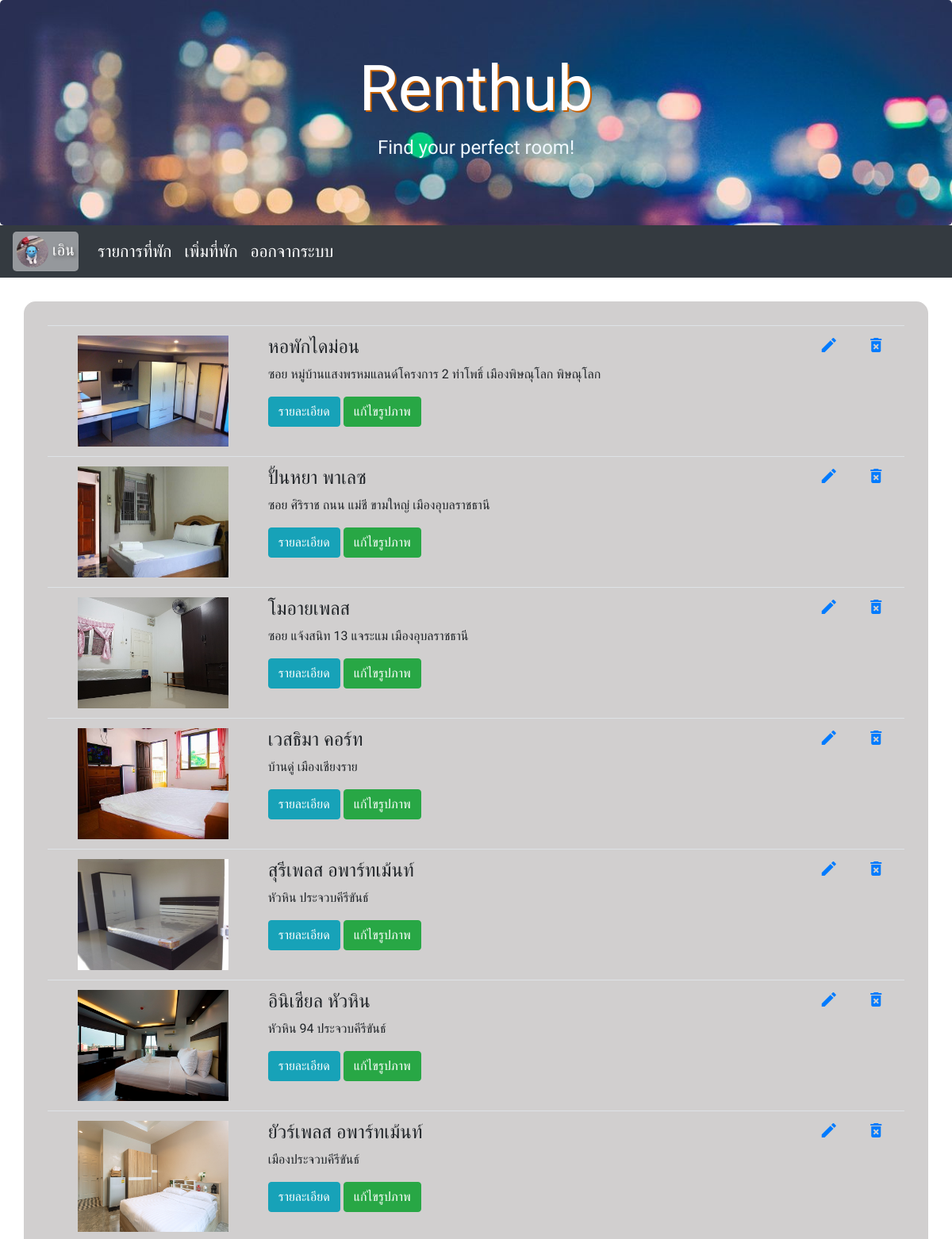
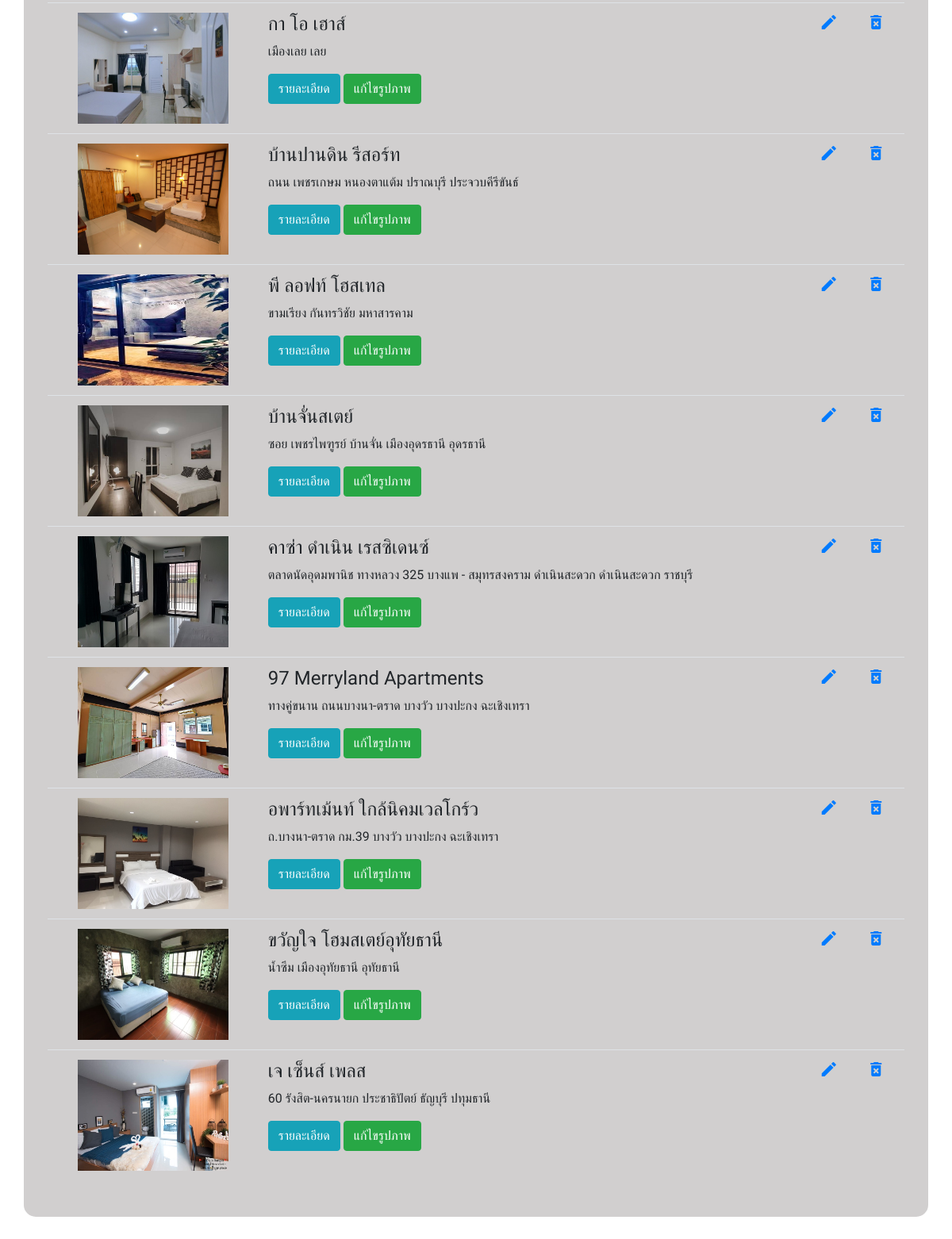
Page /list.php (signed in) on the committed database (2 pictures, top to bottom).
### tables this page shows
CREATE TABLE `user` (
  `id` int(11) NOT NULL,
  `name` varchar(50) NOT NULL,
  `username` varchar(20) NOT NULL,
  `password` varchar(20) NOT NULL,
  `phone` varchar(10) NOT NULL,
  `profile_pic` varchar(255) NOT NULL DEFAULT 'user.png'
);

CREATE TABLE `aparment` (
  `id` int(11) NOT NULL,
  `apart_name` varchar(100) NOT NULL,
  `apart_detail` text NOT NULL,
  `apart_rent` varchar(30) NOT NULL DEFAULT 'โทรสอบถาม',
  `apart_facility` text NOT NULL,
  `apart_address` text NOT NULL,
  `apart_phone` varchar(10) NOT NULL,
  `apart_province` varchar(30) NOT NULL,
  `apart_img` varchar(255) NOT NULL DEFAULT 'no-image-box.png',
  `user_id` int(11) NOT NULL,
  `visitors` int(11) NOT NULL DEFAULT 0
);

### list.php (the view, shortened to what this page needs)
<?php
include("connect.php");
?>
<!DOCTYPE html>
<html lang="en">
<head>
    <link rel="stylesheet" href="https://maxcdn.bootstrapcdn.com/bootstrap/4.4.1/css/bootstrap.min.css">
    <link rel="stylesheet" href="Main.css">
</head>
<body>
    <div class="jumbotron text-center head" style="margin-bottom:0">
        <h1>Renthub</h1>
        <p>Find your perfect room!</p>
    </div>
    <?php
    $uid = $_SESSION["user_id"];
    $q = "SELECT * FROM user WHERE id = $uid";
    $result = mysqli_query($conn, $q);
    $rs = mysqli_fetch_array($result);
    ?>
    <nav class="navbar navbar-expand-sm bg-dark navbar-dark">
        <a class="navbar-brand account" href="./user.php">
            <img src="<?= "img/" . $rs['profile_pic']; ?>" style="width:40px;border-radius: 50%;">&nbsp;<?= $rs['name'] ?>
        </a>
        <ul class="navbar-nav">
            <li class="nav-item a ">
                <a class="nav-link active" href="./list.php">รายการที่พัก</a>
            </li>
        </ul>
        <ul class="navbar-nav">
            <li class="nav-item a ">
                <a class="nav-link active" href="./add.php">เพิ่มที่พัก</a>
            </li>
        </ul>
        <ul class="navbar-nav">
            <li class="nav-item a ">
                <a class="nav-link active" href="./logout.php">ออกจากระบบ</a>
            </li>
        </ul>
    </nav>
    <div class="inside">
        <table class="table table-hover">
            <tbody>
                <?php
                $uid = $_SESSION["user_id"];
                $q = "SELECT * FROM aparment WHERE user_id = $uid";
                $result = mysqli_query($conn, $q);
                while ($rs = mysqli_fetch_array($result)) {
                ?>
                    <tr>
                        <td align="center">
                            <img src="<?= "img/" . $rs['apart_img']; ?>" style="width: 190px;height: 140px;">
                        </td>
                        <td>
                            <h4><?= $rs['apart_name'] ?></h4>
                            <p><?= $rs['apart_address'] ?></p>
                            <button type="button" class="btn btn-info" onClick="Javascript:window.location.href = 'http://127.0.0.1/rent/apartment_detail.php?aid=<?= $rs['id'] ?>';">รายละเอียด</button>
                            <button type="button" class="btn btn-success" onClick="Javascript:window.location.href = 'http://127.0.0.1/rent/update_img.php?aid=<?= $rs['id'] ?>';">แก้ไขรูปภาพ</button>
                        </td>
                        <td>
                            <a href="http://127.0.0.1/rent/edit.php?aid=<?= $rs['id'] ?>"><i class="material-icons">edit</i></a>
                        </td>
                        <td>
                            <a onClick="javascript: return confirm('ยืนยันการลบ');" href="http://127.0.0.1/rent/delete.php?aid=<?= $rs['id'] ?>"><i class="material-icons">delete_forever</i></a>
                        </td>
                    </tr>
                <?php } ?>
            </tbody>
        </table>
    </div>
</body>
</html>

### Main.css (style rules this page uses)
* { font-family: 'Barlow Condensed', 'Kanit'; }
li > a { font-size: 16pt; }
.head > h1 { font-family: 'Pattaya', sans-serif; font-size: 60pt; color: rgb(255, 255, 255); text-shadow: 2px 2px #c55f00 ; }
.head > p { font-size: 18pt; color: aliceblue; }
.head { background-image: url('./img/bg.jpg'); background-size: cover; }
.inside { margin: 30px; background-color: #d1cfcf; border-radius: 15px; padding: 30px; }
.account { background-color:rgba(255, 255, 255, 0.48); padding: 5px; border-radius: 5px; text-shadow: 2px 2px 4px #535252; }

### rows in the picture
user: profile_pic (picture), name "เอิน"
aparment: apart_img (picture), apart_name "หอพักไดม่อน", apart_address "ซอย หมู่บ้านแสงพรหมแลนด์โครงการ 2 ท่าโพธิ์ เมืองพิษณุโลก พิษณุโลก"
aparment: apart_img (picture), apart_name "ปั้นหยา พาเลซ", apart_address "ซอย ศิริราช ถนน แม่ชี ขามใหญ่ เมืองอุบลราชธานี"
aparment: apart_img (picture), apart_name "โมอายเพลส", apart_address "ซอย แจ้งสนิท 13 แจระแม เมืองอุบลราชธานี"
aparment: apart_img (picture), apart_name "เวสธิมา คอร์ท", apart_address "บ้านดู่ เมืองเชียงราย"
aparment: apart_img (picture), apart_name "สุรีเพลส อพาร์ทเม้นท์", apart_address "หัวหิน ประจวบคีรีขันธ์"
aparment: apart_img (picture), apart_name "อินิเชียล หัวหิน", apart_address "หัวหิน 94 ประจวบคีรีขันธ์"
aparment: apart_img (picture), apart_name "ยัวร์เพลส อพาร์ทเม้นท์", apart_address "เมืองประจวบคีรีขันธ์"
aparment: apart_img (picture), apart_name "กา โอ เฮาส์", apart_address "เมืองเลย เลย"
aparment: apart_img (picture), apart_name "บ้านปานดิน รีสอร์ท", apart_address "ถนน เพชรเกษม หนองตาแต้ม ปราณบุรี ประจวบคีรีขันธ์"
aparment: apart_img (picture), apart_name "พี ลอฟท์ โฮสเทล", apart_address "ขามเรียง กันทรวิชัย มหาสารคาม"
aparment: apart_img (picture), apart_name "บ้านจั่นสเตย์", apart_address "ซอย เพชรไพฑูรย์ บ้านจั่น เมืองอุดรธานี อุดรธานี"
aparment: apart_img (picture), apart_name "คาซ่า ดำเนิน เรสซิเดนซ์", apart_address "ตลาดนัดอุดมพานิช ทางหลวง 325 บางแพ - สมุทรสงคราม ดำเนินสะดวก ดำเนินสะดวก ราชบุรี"
aparment: apart_img (picture), apart_name "97 Merryland Apartments", apart_address "ทางคู่ขนาน ถนนบางนา-ตราด บางวัว บางปะกง ฉะเชิงเทรา"
aparment: apart_img (picture), apart_name "อพาร์ทเม้นท์ ใกล้นิคมเวลโกร์ว", apart_address "ถ.บางนา-ตราด กม.39 บางวัว บางปะกง ฉะเชิงเทรา"
aparment: apart_img (picture), apart_name "ขวัญใจ โฮมสเตย์อุทัยธานี", apart_address "น้ำซึม เมืองอุทัยธานี อุทัยธานี"
aparment: apart_img (picture), apart_name "เจ เซ็นส์ เพลส", apart_address "60 รังสิต-นครนายก ประชาธิปัตย์ ธัญบุรี ปทุมธานี"
